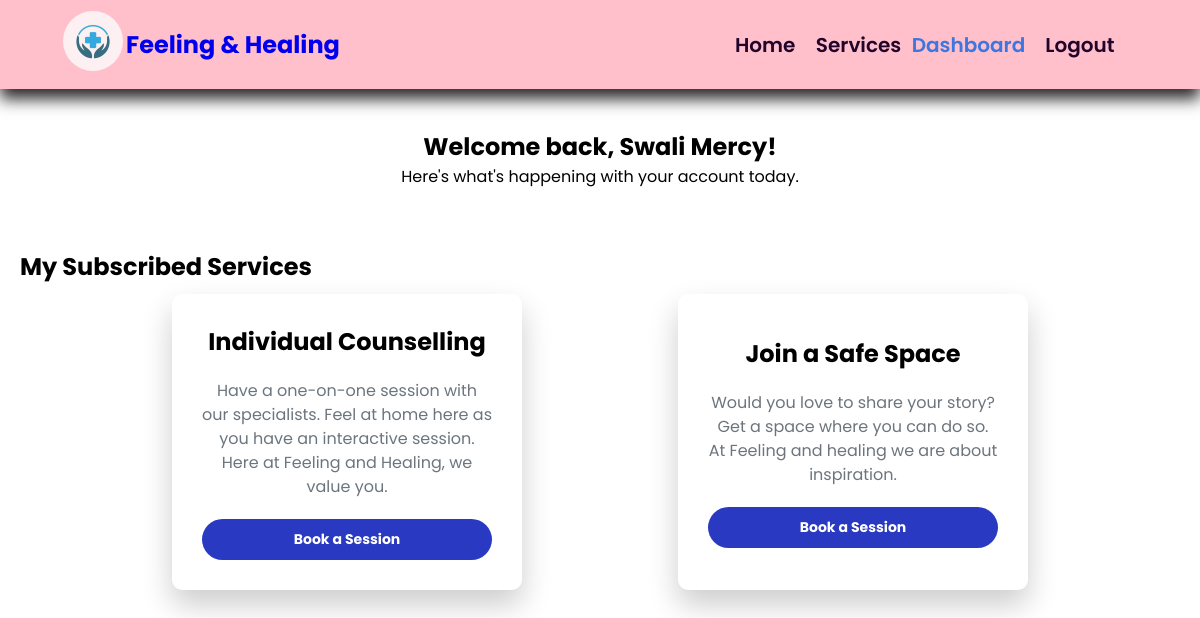
The app's page /ClientDashboard (signed in) with its own data.
### project/models.py (models this page shows)
class User(UserMixin, db.Model):
    id = db.Column(db.Integer, primary_key=True) # primary keys are required by SQLAlchemy
    email = db.Column(db.String(100), unique=True)
    password = db.Column(db.String(100))
    name = db.Column(db.String(1000))
    role = db.Column(db.String(50))
    bookings = db.relationship('Booking', backref='user', lazy='dynamic')

class Service(db.Model):
    id = db.Column(db.Integer, primary_key=True)
    name = db.Column(db.String(100), nullable=False)
    description = db.Column(db.Text, nullable=True)
    is_active = db.Column(db.Boolean, default=True, nullable=False)
    bookings = db.relationship('Booking', backref='service', lazy='dynamic')

### project/main.py (the view)
@main.route('/ClientDashboard')
@login_required
def clientDashboard():
    if current_user.role != 'client':
        abort(403)  # Forbids access if the current user is not a client
    subscribed_services = [subscription.service for subscription in current_user.subscriptions]
    available_time_slots = create_available_time_slots()
    return render_template('clientDashboard.html', name=current_user.name,
                           active_page='clientDashboard', services=subscribed_services,
                           available_time_slots=available_time_slots)

### project/services.py (called while the page is built)
def create_available_time_slots():
    available_time_slots = []
    current_time = datetime.now()
    start_time = current_time.replace(hour=9, minute=0, second=0, microsecond=0)
    for day in range(7):
        for hour in range(9, 17, 2):
            time_slot = start_time + timedelta(days=day, hours=hour - start_time.hour)
            if time_slot > current_time:
                available_time_slots.append(time_slot)
            else:
                continue
    return available_time_slots

### project/templates/clientDashboard.html (shortened to what this page needs)
{% extends 'base.html' %}
{% block head %}
    {{super()}}
  <link rel="stylesheet" href="/static/css/dashboard/client.css">
{% endblock %}
{% block content %}
    <div class="welcome-banner">
        <h2>Welcome back, {{ current_user.name }}!</h2>
        <p>Here's what's happening with your account today.</p>
    </div>
    <div class="services-div">
        <h2>My Subscribed Services</h2>
        <div class="services">
            {% if services %}
                {% for service in services %}
                    <div class="services-card">
                        <h2><strong>{{ service.name }}</strong></h2>
                        <p>{{ service.description }}</p>
                        <button type="button"
                            onclick="openForm('booking-form-{{ service.id }}')">
                            Book a Session
                        </button>
                    </div>
                {% endfor %}
            {% else %}
                <p>You have no active services at this time.</p>
            {% endif %}
        </div>
    </div>
{% endblock %}

### project/templates/base.html (shortened to what this page needs)
<!DOCTYPE html>
<html lang="en">
<head>
    {% block head %}
    <link rel="stylesheet" href="/static/css/main.css">
    <link rel="stylesheet" href="https://maxst.icons8.com/vue-static/landings/line-awesome/line-awesome/1.3.0/css/line-awesome.min.css">
    <link rel="stylesheet" href="https://cdnjs.cloudflare.com/ajax/libs/font-awesome/6.5.1/css/all.min.css" />
    {% endblock %}
</head>
<body onload="getClientTimezoneOffset()">
    <section id="section1" class="header">
        <div class="nav-part1">
            <a href="#" class="logo">
                <div class="logo-img">
                    <img src="/static/images/logo.jpeg" alt="Feelinng & Healing Logo">
                </div>
                <div class="logo-text">
                    <h1> Feeling & Healing </h1>
                </div>
            </a>
        </div>
        <div>
            <ul id="nav-bar" class="nav">
                <li><a class="nav-item {{ 'active' if active_page == 'home' else '' }}"
                    href="{{url_for('main.home')}}">
                     Home</a></li>
                <li><a class="nav-item {{ 'active' if active_page == 'services' else '' }}"
                    href="{{url_for('main.services')}}">
                    Services </a></li>
                {% if current_user.is_authenticated %}
                    {% if current_user.role == 'client' %}
                        <a class="nav-item {{ 'active' if active_page == 'clientDashboard' else '' }}"
                        href="{{ url_for('main.clientDashboard') }}">Dashboard</a>
                    {% elif current_user.role == 'staff' %}
                        <a class="nav-item {{ 'active' if active_page == 'staffDashboard' else '' }}"
                        href="{{ url_for('main.staffDashboard') }}">Dashboard</a>
                    {% endif %}
                {% endif %}
                {% if current_user.is_authenticated %}
                <li><a class="nav-item {{ 'active' if active_page == 'logout' else '' }}"
                    href="{{url_for('auth.logout')}}">
                     Logout </a></li>
                {% endif %}
            </ul>
        </div>
    </section>
    <div class="content">
        {% block content %} {% endblock %}
    </div>
    </body>
</html>

### project/static/css/main.css (style rules this page uses)
* { box-sizing: border-box; margin: 0; padding: 0; font-family: "Poppins", sans-serif; }
body { min-height: 100%; width: 100%; font-family: sans-serif; }
* a { text-decoration: none; }
#section1 { background-color: pink; }
.header { display: flex; justify-content: space-between; align-items: center; padding: 8px 60px; box-shadow: 0 10px 15px rgba(0, 0, 0, 0.844); background-color:beige ; z-index: 10; position: sticky; left:0; top: 0; }
.nav-part1 { display: flex; align-items: center; }
.logo { width: 100%; justify-content: space-between; padding: 3px; display: flex; align-items: center; }
.logo img { width: 60px; border-radius: 100%; overflow: hidden; opacity: 0.8; }
.logo-text { margin-left: 3px; text-align: center; line-height: 0.8; }
#nav-bar { display: flex; align-items: center; justify-content: center; margin-right: 10px; }
#nav-bar li { padding: 0 10px; position: relative; list-style: none; }
#nav-bar a { font-size: 20px; font-weight: 600; color:rgb(34, 4, 43); text-decoration: none; }
.nav { padding-right: 5px; }
.nav-item:not(:last-child) { margin-right: 10px; }
#nav-bar a:hover, #nav-bar a.active { color:rgba(23, 104, 225, 0.841); transition: .5s ease; }
.nav-item { margin-right: 0.5px; transition: background-color 0.5s ease, color 0.5s ease; }
.nav-item:hover, .nav-item.active { color: rgba(23, 104, 225, 0.841); }
.active { color:rgba(23, 104, 225, 0.841); transition: .5s ease; }

### project/static/css/dashboard/client.css (style rules this page uses)
.welcome-banner { border-radius: 5px; padding: 20px; margin: 20px 0; text-align: center; }
.services-div { max-width: 1200px; margin: 0 auto; padding: 20px; }
.services { display: flex; justify-content: space-evenly; flex-wrap: wrap; width:800px; flex-direction: row; margin: 0 auto; width: 100%; }
.services-card { min-height: 220px; width: 350px; padding: 30px; border-radius: 10px; display: flex; justify-content: center; align-items: center; flex-direction: column; background: #fff; margin: 10px 4px; box-shadow: 0px 15px 30px rgba(0,0,0,0.2); transition: transform 0.3s; }
.services-card h2 { font-size: 1.5em; margin-bottom: 20px; font-weight: 600; text-align: center; }
.services-card p { color: #6c757d; text-align: center; line-height: 1.5; }
.services-card button { width: 100%; padding: 10px; font-size: 14px; font-weight: bold; color: #fff; background-color: rgb(41, 57, 194); border: none; margin-top: 20px; border-radius: 70px; cursor: pointer; }

### records on screen
User: name "Swali Mercy"
Service: name "Individual Counselling", description "Have a one-on-one session with our specialists. Feel at home here as you have an interactive session. Here at Feeling and Healing, we value you."
Service: name "Join a Safe Space", description "Would you love to share your story? Get a space where you can do so. At Feeling and healing we are about inspiration."
